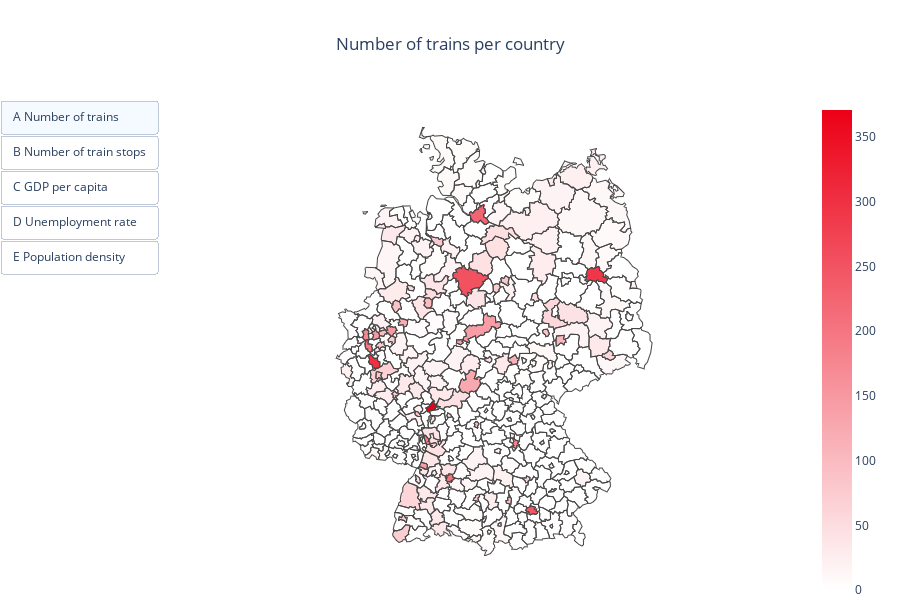

The cell this chart's notebook holds for it:
### Markdown cell above
After querying the data, all variables are evaluated individually. This is done in a map of Germany. Buttons can be used to switch between the variables.

> @ADRIAN: KÖNNTEST DU SICHERSTELLEN DASS BEIM HOVERN DIE RICHTIGEN INFORMATIONEN ANGEZEIGT WERDEN UND DAS DER TITEL SCHON AUSFÜHREN DES CODES ANGEZEIGT WIRD?

### Code cell
# create plotly map
figMap = px.choropleth_mapbox(regionalAnalysis,
                              geojson=geodata,
                              locations='countyId',
                              color='numberOfTrains',
                              featureidkey="properties.krs_code",
                              color_continuous_scale=["#ffffff", "#ec0016"],
                              title="Number of trains per country",
                              mapbox_style="white-bg",
                              zoom=4.6,
                              center={"lat": 51.1657, "lon": 10.4515},
                              hover_name='countyName',
                              hover_data={'countyId': False,
                                          'numberOfTrains': True,
                                          'numberOfTrainStops': True,
                                          'countyGdp': True,
                                          'countyGdpPerCap': True,
                                          'countyUnemp': True,
                                          'countyPopDensity': True,
                                          'countyPop': True,
                                          'countySize': True},
                              labels={'numberOfTrains': 'Number of trains',
                                      'numberOfTrainStops': 'Number of train stops',
                                      'countyGdp': 'GDP',
                                      'countyGdpPerCap': 'GDP per Capita',
                                      'countyUnemp': 'Unemployment rate',
                                      'countyPopDensity': 'Population density',
                                      'countyPop': 'Total Population',
                                      'countySize': 'County Size'})

# update geos
figMap.update_geos(fitbounds="locations", visible=False)

# update layout
figMap.update_layout(updatemenus=[{"type": "buttons",
                                   "buttons": [{"args": [{"z": [regionalAnalysis["numberOfTrains"]]},
                                                         {"title.text": "Number of trains per county"}],
                                                "label": "A Number of trains",
                                                "method": "update"},
                                               {"args": [{"z": [regionalAnalysis["numberOfTrainStops"]]},
                                                         {"title.text": "Number of train stops per county"}],
                                                "label": "B Number of train stops",
                                                "method": "update"},
                                               {"args": [{"z": [regionalAnalysis["countyGdpPerCap"]]},
                                                         {"title.text": "GDP per Capita per county"}],
                                                "label": "C GDP per capita",
                                                "method": "update"},
                                               {"args": [{"z": [regionalAnalysis["countyUnemp"]]},
                                                         {"title.text": "Uenmployment rate per county"}],
                                                "label": "D Unemployment rate",
                                                "method": "update"},
                                               {"args": [{"z": [regionalAnalysis["countyPopDensity"]]},
                                                         {"title.text": "Population density per county"}],
                                                "label": "E Population density",
                                                "method": "update"}],
                                   "showactive": True}],
                     title_x=0.5,
                     height=600,
                     autosize=True,
                     margin={"r": 100, "t": None, "l": 0, "b": 0},
                     coloraxis_colorbar={"title": None})

# show map
figMap.show()

### Figure 1 — Plotly figure (JSON) as saved in the notebook; plotly's stock layout.template omitted (floating-point values rounded to 4 significant figures; data arrays with more than 128 entries replaced by an {"elided": "..."} marker saying what was removed)
{"data": [{"coloraxis": "coloraxis", "customdata": {"elided": "416x9 mixed values"}, "featureidkey": "properties.krs_code", "geojson": {"features": {"elided": "401 records"}, "type": "FeatureCollection"}, "hovertemplate": "<b>%{hovertext}</b><br><br>Number of trains=%{z}<br>Number of train stops=%{customdata[2]}<br>GDP=%{customdata[3]}<br>GDP per Capita=%{customdata[4]}<br>Unemployment rate=%{customdata[5]}<br>Population density=%{customdata[6]}<br>Total Population=%{customdata[7]}<br>County Size=%{customdata[8]}<extra></extra>", "hovertext": {"elided": "416 str values"}, "locations": {"elided": "416 str values"}, "name": "", "subplot": "mapbox", "type": "choroplethmapbox", "z": {"elided": "416 int values"}}], "layout": {"autosize": true, "coloraxis": {"colorbar": {"title": {}}, "colorscale": [[0, "#ffffff"], [1, "#ec0016"]]}, "geo": {"fitbounds": "locations", "visible": false}, "height": 600, "legend": {"tracegroupgap": 0}, "mapbox": {"center": {"lat": 51.17, "lon": 10.45}, "domain": {"x": [0, 1], "y": [0, 1]}, "style": "white-bg", "zoom": 4.6}, "margin": {"b": 0, "l": 0, "r": 100}, "title": {"text": "Number of trains per country", "x": 0.5}, "updatemenus": [{"buttons": [{"args": [{"z": {"elided": "1x416 int values"}}, {"title.text": "Number of trains per county"}], "label": "A Number of trains", "method": "update"}, {"args": [{"z": {"elided": "1x416 int values"}}, {"title.text": "Number of train stops per county"}], "label": "B Number of train stops", "method": "update"}, {"args": [{"z": {"elided": "1x416 int values"}}, {"title.text": "GDP per Capita per county"}], "label": "C GDP per capita", "method": "update"}, {"args": [{"z": {"elided": "1x416 float values"}}, {"title.text": "Uenmployment rate per county"}], "label": "D Unemployment rate", "method": "update"}, {"args": [{"z": {"elided": "1x416 float values"}}, {"title.text": "Population density per county"}], "label": "E Population density", "method": "update"}], "showactive": true, "type": "buttons"}]}}
